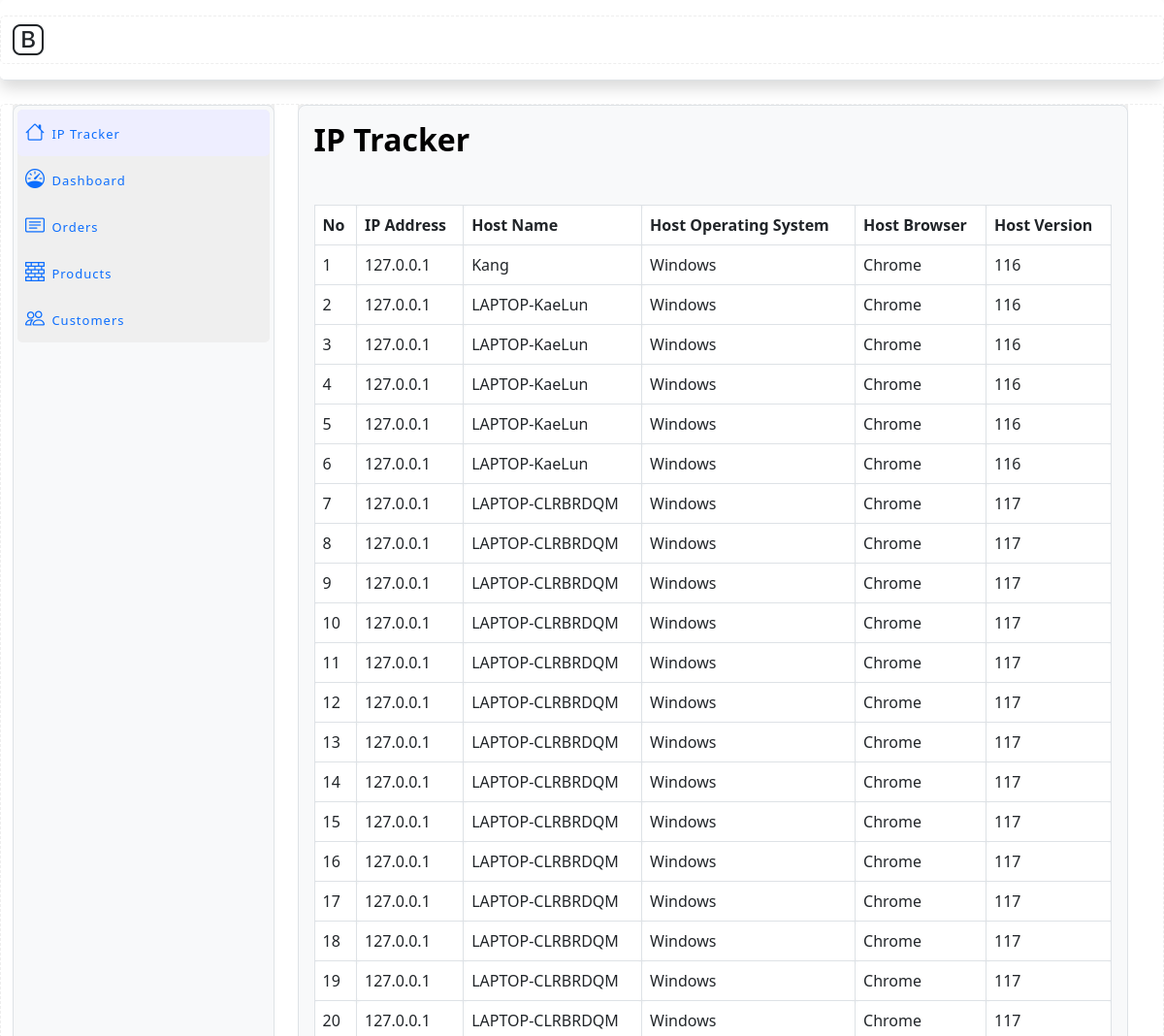
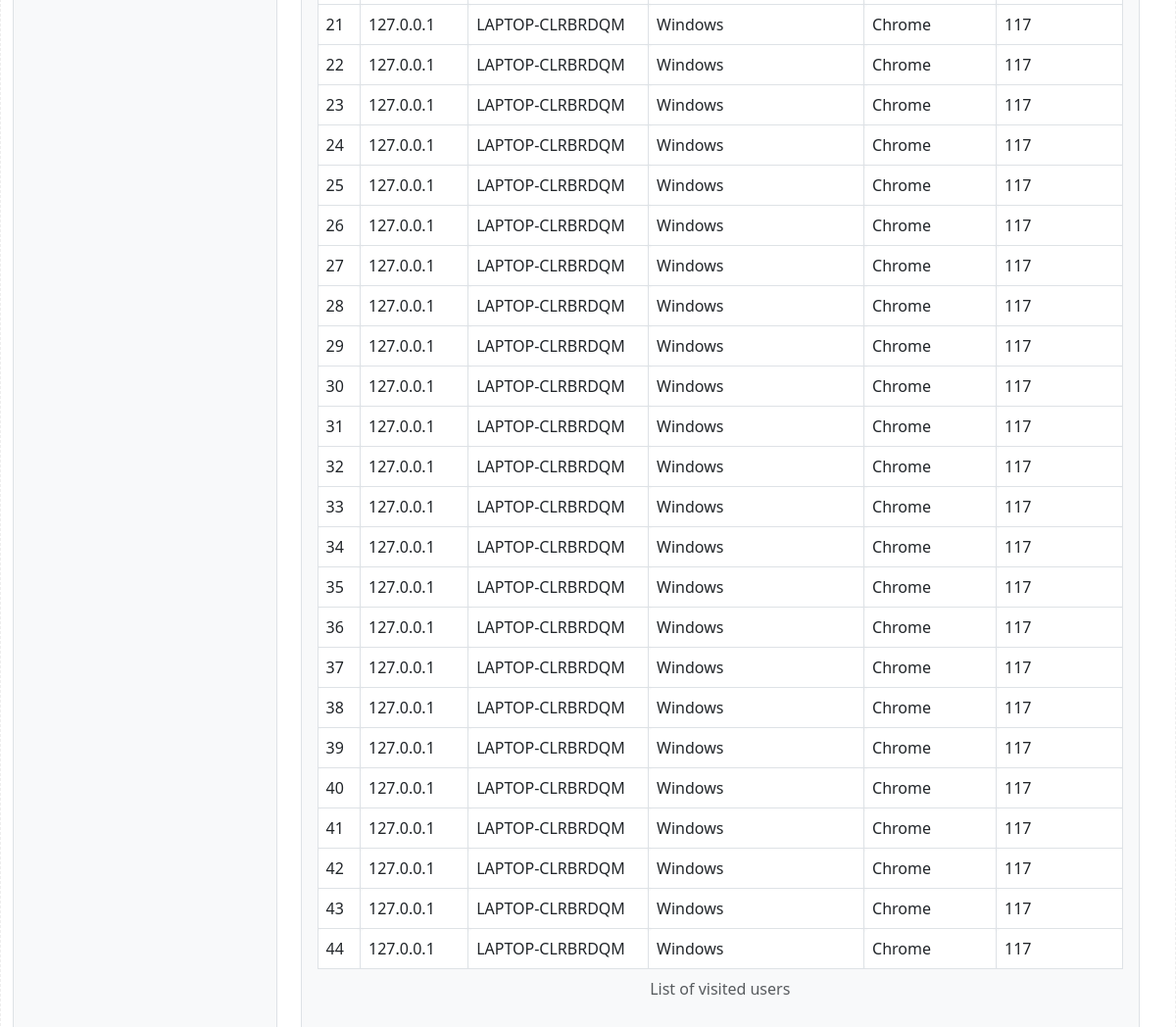
The page /admin on the database its author committed (2 pictures, top to bottom).
### app.py (models this page shows, shortened)
class ipTracker(db.Model):
    __tablename__ = "ipTracker"
    id = db.Column(db.Integer, primary_key=True)
    userIPAddr = db.Column(db.String(128), nullable=False)
    userDeviceName = db.Column(db.String(128), nullable=False)
    userBrowserType = db.Column(db.String(128), nullable=False)
    userPlatform = db.Column(db.String(128), nullable=False)
    userBrowserVersion = db.Column(db.String(128), nullable=False)

### app.py (the view)
@app.route('/admin')
def admin():
    userIP = ipTracker.query.all()
    return render_template('admin.html', userIP = userIP)

### templates/admin.html (shortened to what this page needs)
<!DOCTYPE html>
<html lang="en">
  <head>
    <link
      rel="stylesheet"
      href="https://cdnjs.cloudflare.com/ajax/libs/font-awesome/4.7.0/css/font-awesome.min.css"
    />
    <link
      href="{{ url_for('static', filename='assets/vendor/aos/aos.css')}}"
      rel="stylesheet"
    />
    <link
      href="{{ url_for('static', filename='assets/vendor/bootstrap/css/bootstrap.min.css')}}"
      rel="stylesheet"
    />
    <link
      href="{{ url_for('static', filename='assets/vendor/bootstrap-icons/bootstrap-icons.css')}}"
      rel="stylesheet"
    />
    <link
      href="{{ url_for('static', filename='assets/vendor/glightbox/css/glightbox.min.css')}}"
      rel="stylesheet"
    />
    <link
      href="{{ url_for('static', filename='assets/vendor/swiper/swiper-bundle.min.css')}}"
      rel="stylesheet"
    />
    <link
      href="{{ url_for('static', filename='assets/css/style.css')}}"
      rel="stylesheet"
    />
  </head>
  <body>
    <header class="py-3 mb-4 border-bottom shadow">
      <div class="container-fluid align-items-center d-flex">
        <div class="flex-shrink-1">
          <a
            href="#"
            class="d-flex align-items-center col-lg-4 mb-2 mb-lg-0 link-dark text-decoration-none"
          >
            <i class="bi bi-bootstrap fs-2 text-dark"></i>
          </a>
        </div>
      </div>
    </header>
    <div
      class="container-fluid pb-3 flex-grow-1 d-flex flex-column flex-sm-row overflow-auto"
    >
      <div class="row flex-grow-sm-1 flex-grow-0 w-100">
        <aside
          class="col-sm-3 flex-grow-sm-1 flex-shrink-1 flex-grow-0 sticky-top pb-sm-0 pb-3"
        >
          <div class="bg-light border rounded-3 p-1 h-100 sticky-top">
            <ul
              class="nav nav-pills flex-sm-column flex-row mb-auto justify-content-between text-truncate"
            >
              <li class="nav-item">
                <a href="#" class="nav-link px-2 text-truncate">
                  <i class="bi bi-house fs-5"></i>
                  <span class="d-none d-sm-inline">IP Tracker</span>
                </a>
              </li>
              <li>
                <a href="#" class="nav-link px-2 text-truncate">
                  <i class="bi bi-speedometer fs-5"></i>
                  <span class="d-none d-sm-inline">Dashboard</span>
                </a>
              </li>
              <li>
                <a href="#" class="nav-link px-2 text-truncate"
                  ><i class="bi bi-card-text fs-5"></i>
                  <span class="d-none d-sm-inline">Orders</span>
                </a>
              </li>
              <li>
                <a href="#" class="nav-link px-2 text-truncate"
                  ><i class="bi bi-bricks fs-5"></i>
                  <span class="d-none d-sm-inline">Products</span>
                </a>
              </li>
              <li>
                <a href="#" class="nav-link px-2 text-truncate"
                  ><i class="bi bi-people fs-5"></i>
                  <span class="d-none d-sm-inline">Customers</span>
                </a>
              </li>
            </ul>
          </div>
        </aside>
        <main class="col overflow-auto h-100">
          <div class="bg-light border rounded-3 p-3">
            <h2>IP Tracker</h2>
            <table class="table table-hover table-bordered table-responsive mt-5">
              <caption class="text-center">List of visited users</caption>
              <thead>
                <th>No</th>
                <th>IP Address</th>
                <th>Host Name</th>
                <th>Host Operating System</th>
                <th>Host Browser</th>
                <th>Host Version</th>
              </thead>
              <tbody>
                {% for ip in userIP %}
                <tr>
                  <td>{{ip.id}}</td>
                  <td>{{ip.userIPAddr}}</td>
                  <td>{{ip.userDeviceName}}</td>
                  <td>{{ip.userPlatform}}</td>
                  <td>{{ip.userBrowserType}}</td>
                  <td>{{ip.userBrowserVersion}}</td>
                </tr>
                {% endfor %}
              </tbody>
            </table>
          </div>
        </main>
      </div>
    </div>
  </body>
</html>

### static/assets/css/style.css (style rules this page uses)
body { background-color: #fff; color: #333; }
h1, h2, h3, h4, h5, h6 { margin: 0; }
h2 { color: #000; font-weight: 600; }
a { letter-spacing: 2px; text-decoration: none; color: #EBA200; }
ul { letter-spacing: 1px; }
li { color: #626262; font-size: 13px; font-weight: 400; letter-spacing: 2px; line-height: 30px; text-transform: capitalize; }
span { letter-spacing: 1px; }

### templates/admin.html (style rules this page uses)
* { border-radius: 5px; }
main { min-height: 80vh; }
[class*="container"] { border: 1px dashed #eee; background-clip: content-box; }
.row [class*="col"] { background-color: #efefef; background-clip: content-box; }
.nav-item { background-color: #eeeeff; background-clip: content-box; }

### rows shown on the page
ipTracker: id "1", userIPAddr "127.0.0.1", userDeviceName "Kang", userPlatform "Windows", userBrowserType "Chrome", userBrowserVersion "116"
ipTracker: id "2", userIPAddr "127.0.0.1", userDeviceName "LAPTOP-KaeLun", userPlatform "Windows", userBrowserType "Chrome", userBrowserVersion "116"
ipTracker: id "3", userIPAddr "127.0.0.1", userDeviceName "LAPTOP-KaeLun", userPlatform "Windows", userBrowserType "Chrome", userBrowserVersion "116"
ipTracker: id "4", userIPAddr "127.0.0.1", userDeviceName "LAPTOP-KaeLun", userPlatform "Windows", userBrowserType "Chrome", userBrowserVersion "116"
ipTracker: id "5", userIPAddr "127.0.0.1", userDeviceName "LAPTOP-KaeLun", userPlatform "Windows", userBrowserType "Chrome", userBrowserVersion "116"
ipTracker: id "6", userIPAddr "127.0.0.1", userDeviceName "LAPTOP-KaeLun", userPlatform "Windows", userBrowserType "Chrome", userBrowserVersion "116"
ipTracker: id "7", userIPAddr "127.0.0.1", userDeviceName "LAPTOP-CLRBRDQM", userPlatform "Windows", userBrowserType "Chrome", userBrowserVersion "117"
ipTracker: id "8", userIPAddr "127.0.0.1", userDeviceName "LAPTOP-CLRBRDQM", userPlatform "Windows", userBrowserType "Chrome", userBrowserVersion "117"
ipTracker: id "9", userIPAddr "127.0.0.1", userDeviceName "LAPTOP-CLRBRDQM", userPlatform "Windows", userBrowserType "Chrome", userBrowserVersion "117"
ipTracker: id "10", userIPAddr "127.0.0.1", userDeviceName "LAPTOP-CLRBRDQM", userPlatform "Windows", userBrowserType "Chrome", userBrowserVersion "117"
ipTracker: id "11", userIPAddr "127.0.0.1", userDeviceName "LAPTOP-CLRBRDQM", userPlatform "Windows", userBrowserType "Chrome", userBrowserVersion "117"
ipTracker: id "12", userIPAddr "127.0.0.1", userDeviceName "LAPTOP-CLRBRDQM", userPlatform "Windows", userBrowserType "Chrome", userBrowserVersion "117"
ipTracker: id "13", userIPAddr "127.0.0.1", userDeviceName "LAPTOP-CLRBRDQM", userPlatform "Windows", userBrowserType "Chrome", userBrowserVersion "117"
ipTracker: id "14", userIPAddr "127.0.0.1", userDeviceName "LAPTOP-CLRBRDQM", userPlatform "Windows", userBrowserType "Chrome", userBrowserVersion "117"
ipTracker: id "15", userIPAddr "127.0.0.1", userDeviceName "LAPTOP-CLRBRDQM", userPlatform "Windows", userBrowserType "Chrome", userBrowserVersion "117"
ipTracker: id "16", userIPAddr "127.0.0.1", userDeviceName "LAPTOP-CLRBRDQM", userPlatform "Windows", userBrowserType "Chrome", userBrowserVersion "117"
ipTracker: id "17", userIPAddr "127.0.0.1", userDeviceName "LAPTOP-CLRBRDQM", userPlatform "Windows", userBrowserType "Chrome", userBrowserVersion "117"
ipTracker: id "18", userIPAddr "127.0.0.1", userDeviceName "LAPTOP-CLRBRDQM", userPlatform "Windows", userBrowserType "Chrome", userBrowserVersion "117"
ipTracker: id "19", userIPAddr "127.0.0.1", userDeviceName "LAPTOP-CLRBRDQM", userPlatform "Windows", userBrowserType "Chrome", userBrowserVersion "117"
ipTracker: id "20", userIPAddr "127.0.0.1", userDeviceName "LAPTOP-CLRBRDQM", userPlatform "Windows", userBrowserType "Chrome", userBrowserVersion "117"
ipTracker: id "21", userIPAddr "127.0.0.1", userDeviceName "LAPTOP-CLRBRDQM", userPlatform "Windows", userBrowserType "Chrome", userBrowserVersion "117"
ipTracker: id "22", userIPAddr "127.0.0.1", userDeviceName "LAPTOP-CLRBRDQM", userPlatform "Windows", userBrowserType "Chrome", userBrowserVersion "117"
ipTracker: id "23", userIPAddr "127.0.0.1", userDeviceName "LAPTOP-CLRBRDQM", userPlatform "Windows", userBrowserType "Chrome", userBrowserVersion "117"
ipTracker: id "24", userIPAddr "127.0.0.1", userDeviceName "LAPTOP-CLRBRDQM", userPlatform "Windows", userBrowserType "Chrome", userBrowserVersion "117"
ipTracker: id "25", userIPAddr "127.0.0.1", userDeviceName "LAPTOP-CLRBRDQM", userPlatform "Windows", userBrowserType "Chrome", userBrowserVersion "117"
ipTracker: id "26", userIPAddr "127.0.0.1", userDeviceName "LAPTOP-CLRBRDQM", userPlatform "Windows", userBrowserType "Chrome", userBrowserVersion "117"
ipTracker: id "27", userIPAddr "127.0.0.1", userDeviceName "LAPTOP-CLRBRDQM", userPlatform "Windows", userBrowserType "Chrome", userBrowserVersion "117"
ipTracker: id "28", userIPAddr "127.0.0.1", userDeviceName "LAPTOP-CLRBRDQM", userPlatform "Windows", userBrowserType "Chrome", userBrowserVersion "117"
ipTracker: id "29", userIPAddr "127.0.0.1", userDeviceName "LAPTOP-CLRBRDQM", userPlatform "Windows", userBrowserType "Chrome", userBrowserVersion "117"
ipTracker: id "30", userIPAddr "127.0.0.1", userDeviceName "LAPTOP-CLRBRDQM", userPlatform "Windows", userBrowserType "Chrome", userBrowserVersion "117"
ipTracker: id "31", userIPAddr "127.0.0.1", userDeviceName "LAPTOP-CLRBRDQM", userPlatform "Windows", userBrowserType "Chrome", userBrowserVersion "117"
ipTracker: id "32", userIPAddr "127.0.0.1", userDeviceName "LAPTOP-CLRBRDQM", userPlatform "Windows", userBrowserType "Chrome", userBrowserVersion "117"
ipTracker: id "33", userIPAddr "127.0.0.1", userDeviceName "LAPTOP-CLRBRDQM", userPlatform "Windows", userBrowserType "Chrome", userBrowserVersion "117"
ipTracker: id "34", userIPAddr "127.0.0.1", userDeviceName "LAPTOP-CLRBRDQM", userPlatform "Windows", userBrowserType "Chrome", userBrowserVersion "117"
ipTracker: id "35", userIPAddr "127.0.0.1", userDeviceName "LAPTOP-CLRBRDQM", userPlatform "Windows", userBrowserType "Chrome", userBrowserVersion "117"
ipTracker: id "36", userIPAddr "127.0.0.1", userDeviceName "LAPTOP-CLRBRDQM", userPlatform "Windows", userBrowserType "Chrome", userBrowserVersion "117"
ipTracker: id "37", userIPAddr "127.0.0.1", userDeviceName "LAPTOP-CLRBRDQM", userPlatform "Windows", userBrowserType "Chrome", userBrowserVersion "117"
ipTracker: id "38", userIPAddr "127.0.0.1", userDeviceName "LAPTOP-CLRBRDQM", userPlatform "Windows", userBrowserType "Chrome", userBrowserVersion "117"
ipTracker: id "39", userIPAddr "127.0.0.1", userDeviceName "LAPTOP-CLRBRDQM", userPlatform "Windows", userBrowserType "Chrome", userBrowserVersion "117"
ipTracker: id "40", userIPAddr "127.0.0.1", userDeviceName "LAPTOP-CLRBRDQM", userPlatform "Windows", userBrowserType "Chrome", userBrowserVersion "117"
ipTracker: id "41", userIPAddr "127.0.0.1", userDeviceName "LAPTOP-CLRBRDQM", userPlatform "Windows", userBrowserType "Chrome", userBrowserVersion "117"
ipTracker: id "42", userIPAddr "127.0.0.1", userDeviceName "LAPTOP-CLRBRDQM", userPlatform "Windows", userBrowserType "Chrome", userBrowserVersion "117"
ipTracker: id "43", userIPAddr "127.0.0.1", userDeviceName "LAPTOP-CLRBRDQM", userPlatform "Windows", userBrowserType "Chrome", userBrowserVersion "117"
ipTracker: id "44", userIPAddr "127.0.0.1", userDeviceName "LAPTOP-CLRBRDQM", userPlatform "Windows", userBrowserType "Chrome", userBrowserVersion "117"
